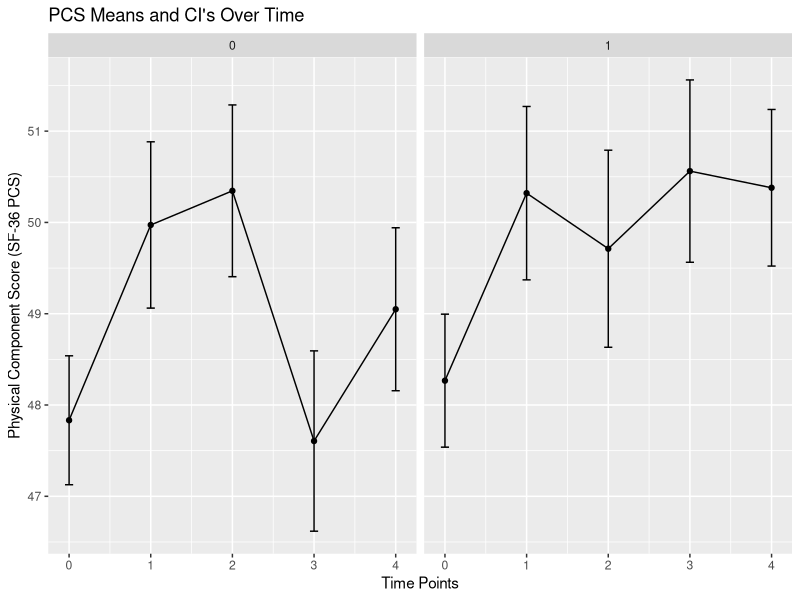

Recreate this plot in R.
# ==================================
# N736 Lesson 23 - Repeated Measures ANOVA
# add a BETWEEN group variable treat
# and look at multilevel (mixed) model approach
#
# dated 11/14/2017
# Melinda Higgins, PhD
# 
# ==================================

# ==================================
# we're be working with the 
# helpmkh dataset
# ==================================

library(tidyverse)
library(haven)

helpdat <- haven::read_spss("helpmkh.sav")

h1 <- helpdat %>%
  select(id, treat, pcs, pcs1, pcs2, pcs3, pcs4)

# restructure into long format

h1long <- h1 %>%
  gather(key=item,
         value=value,
         -c(id,treat))

names(h1long) <- c("id","treat","pcsitem","pcsvalue")

# add a time variable to long format
h1long <- h1long %>%
  mutate(time=c(rep(0,453),
                rep(1,453),
                rep(2,453),
                rep(3,453),
                rep(4,453)))

# from the cookbook for R
## Gives count, mean, standard deviation, standard error of the mean, and confidence interval (default 95%).
##   data: a data frame.
##   measurevar: the name of a column that contains the variable to be summariezed
##   groupvars: a vector containing names of columns that contain grouping variables
##   na.rm: a boolean that indicates whether to ignore NA's
##   conf.interval: the percent range of the confidence interval (default is 95%)
summarySE <- function(data=NULL, measurevar, groupvars=NULL, na.rm=FALSE,
                      conf.interval=.95, .drop=TRUE) {
  library(plyr)
  
  # New version of length which can handle NA's: if na.rm==T, don't count them
  length2 <- function (x, na.rm=FALSE) {
    if (na.rm) sum(!is.na(x))
    else       length(x)
  }
  
  # This does the summary. For each group's data frame, return a vector with
  # N, mean, and sd
  datac <- ddply(data, groupvars, .drop=.drop,
                 .fun = function(xx, col) {
                   c(N    = length2(xx[[col]], na.rm=na.rm),
                     mean = mean   (xx[[col]], na.rm=na.rm),
                     sd   = sd     (xx[[col]], na.rm=na.rm)
                   )
                 },
                 measurevar
  )
  
  # Rename the "mean" column    
  datac <- rename(datac, c("mean" = measurevar))
  
  datac$se <- datac$sd / sqrt(datac$N)  # Calculate standard error of the mean
  
  # Confidence interval multiplier for standard error
  # Calculate t-statistic for confidence interval: 
  # e.g., if conf.interval is .95, use .975 (above/below), and use df=N-1
  ciMult <- qt(conf.interval/2 + .5, datac$N-1)
  datac$ci <- datac$se * ciMult
  
  return(datac)
}

h1long_nomiss <- na.omit(h1long)
table(h1long_nomiss$time)

h1se <- summarySE(h1long_nomiss, 
                  measurevar="pcsvalue", 
                  groupvars=c("time","treat"))

ggplot(h1se, aes(x=time, y=pcsvalue)) + 
  geom_errorbar(aes(ymin=pcsvalue-se, ymax=pcsvalue+se), width=.1) +
  geom_line() +
  geom_point() +
  xlab("Time Points") +
  ylab("Physical Component Score (SF-36 PCS)") +
  ggtitle("PCS Means and CI's Over Time") +
  facet_wrap(~treat)

# use nlme package
library(nlme)

lme1 <- lme(pcsvalue ~ time*treat,
            data=h1long,
            random= ~1 | id,
            method="REML",
            na.action=na.omit)
# get summary - model coefficients
# tests coefficients not equal to 0
summary(lme1)

# get anova tables - both
# of these yield type III Sums of Squares
anova.lme(lme1, type="marginal")
car::Anova(lme1, type="III")

# you can also use the lme4 package
# read more at https://freshbiostats.wordpress.com/2013/07/28/mixed-models-in-r-lme4-nlme-both/
# and just google nlme vs lme4 package